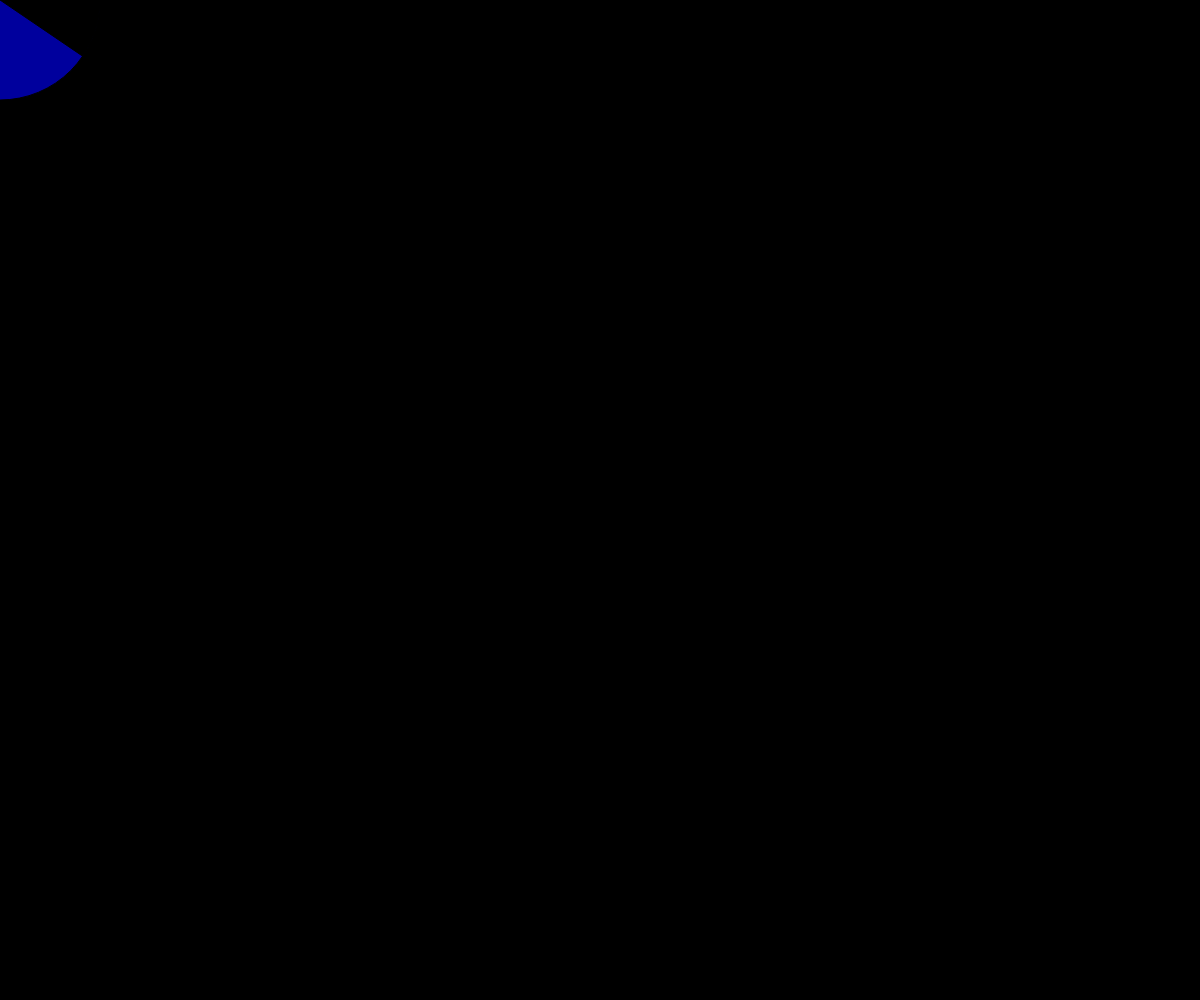
Frame 1 (no input)
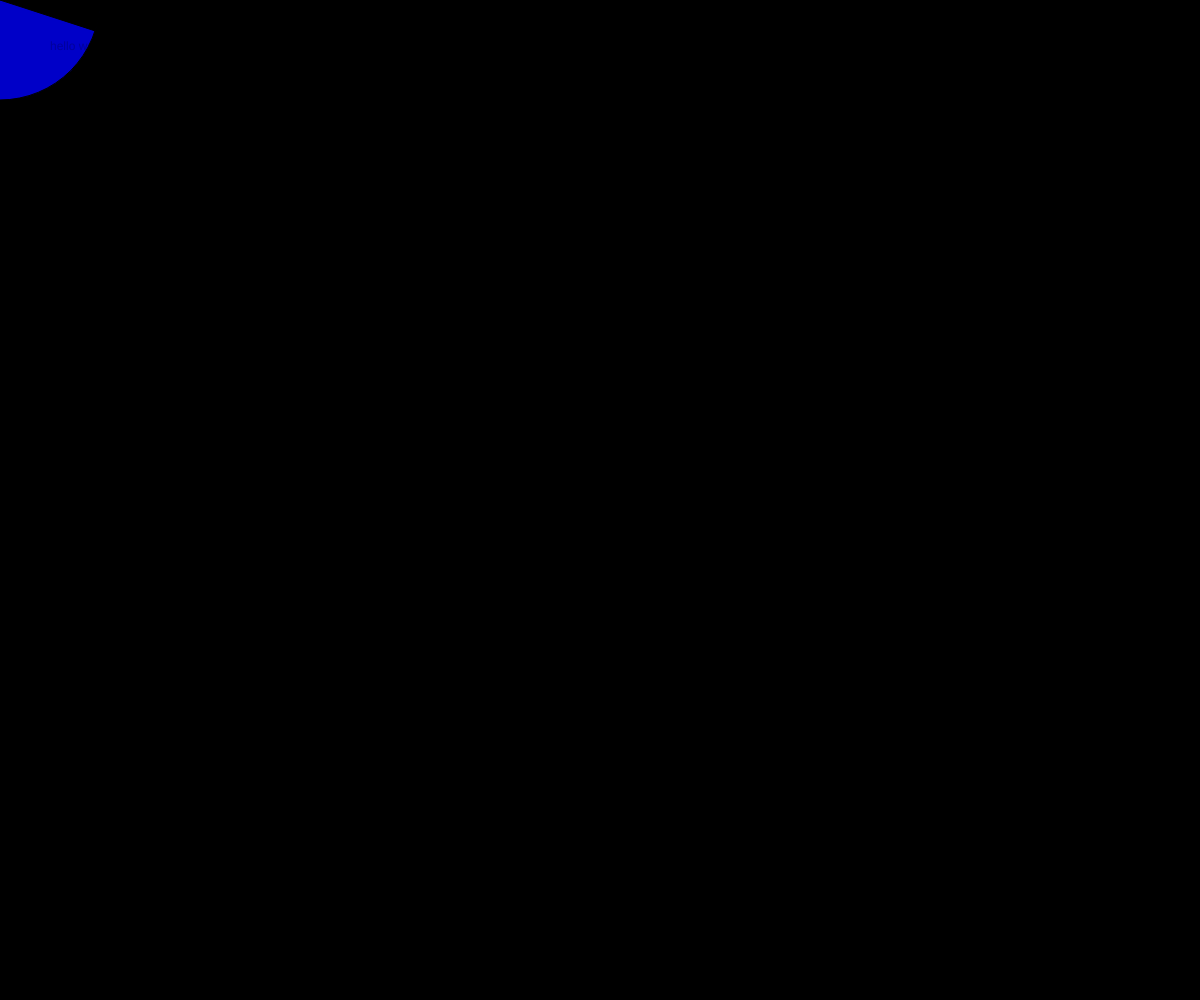
Frame 60 (no input)
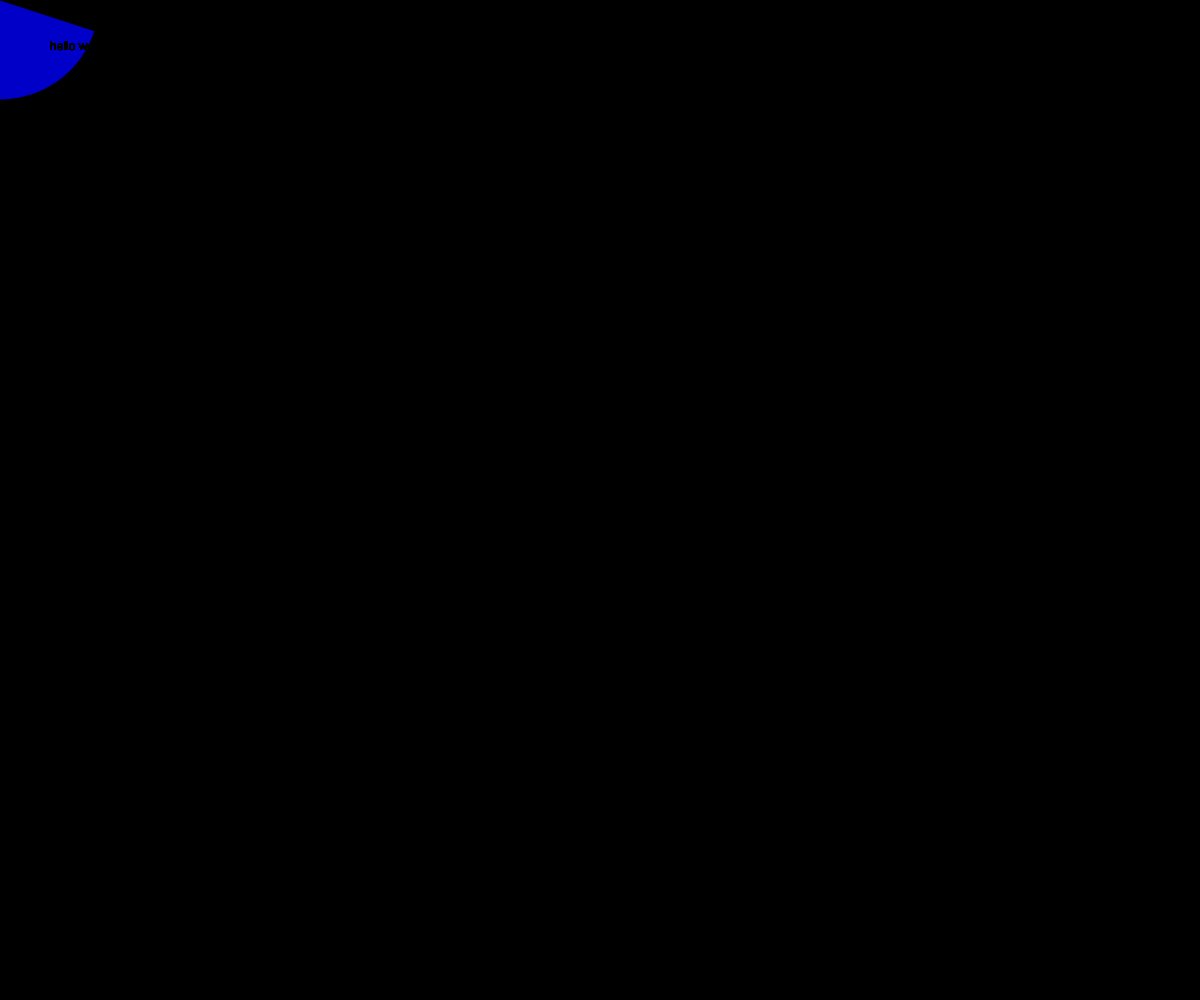
Frame 120 (the mouse pressed at the canvas centre since frame 60)

The p5.js sketch that drew these frames (run headless with seeded random() and noise() and a simulated clock; from frame 60 on, the mouse is pressed at the canvas centre):

// p5.js sketch
// ── sketch.js
i = 1.85 // upper mouth radian
x = 0.2 // lower mouth radian
speed = 0.01 // speed of mouth opening & closing

function setup() {
    createCanvas(windowWidth, windowHeight);
    // background(220);
    background(0);
}

function draw() {
    text("hello world!", 50, 50)
    if (!mouseIsPressed) {
        // fill(255);
        fill(mouseX, mouseY, 200, 200);
        ellipse(mouseX, mouseY, 200, 200)
        fill(0)
        if (i >= 2 || i <= 1.8) speed = speed*(-1) 
        arc(mouseX, mouseY, 200, 200, (i+=speed)*PI, (x-=speed)*PI, PIE);
    }
    // ellipse(mouseX,mouseY,80,80);
}
